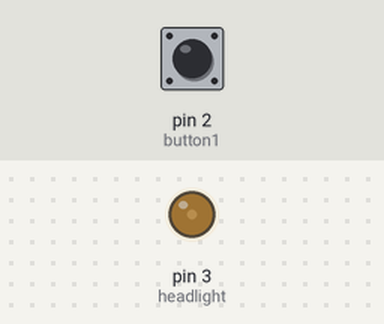
The sketch below on a simulated Arduino Uno, built with avr-gcc and run on an emulated ATmega328P. Shown: output pins drawn as LEDs (lit = HIGH). The inputs (shaded band) are chosen by the test bench; at power-on: pin 2 (button1) HIGH.

Above: at 1.2 s.
1.3 s: pin 2 (button1) pulled LOW for 1 s
At 1.46 s:
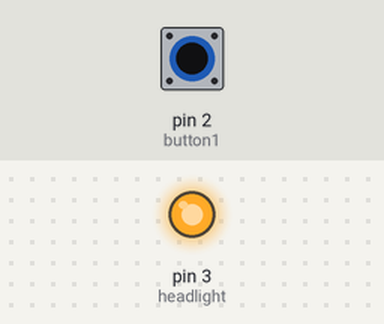
3.8 s: pin 2 (button1) pulled LOW for 3.2 s
At 4.28 s:
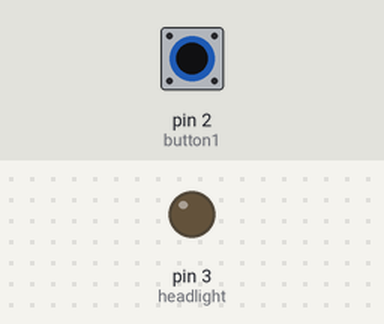
Timing chart, 0 to 8.5 s (numbered marks = the images above; inputs shaded):
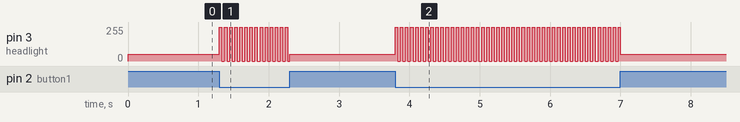

The sketch:

ButtonHeadlightBursts.ino
```cpp
const int headlight = 3;
const int button1 = 2;

unsigned long lastmillis = 0;
int period = 35;
int state = 0;


void setup()
{
    pinMode(headlight, OUTPUT);
    digitalWrite(headlight, LOW);

    pinMode(button1, INPUT_PULLUP);
}

void loop()
{
    if (button1Pressed()) {
        burst();
    }
    else {
        analogWrite(headlight, 50);
    }
}

bool button1Pressed() {
    return digitalRead(button1) == LOW;
}

void burst() {
    unsigned long currentmillis = millis();
    if (currentmillis - lastmillis > period) {
        state = 1 - state;
        digitalWrite(headlight, state);
        lastmillis = currentmillis;
    }
}
```

Measured:
- after the input at 1.3 s, pin 3 (headlight): 50/255 → 255/255 at once, then repeats every 0.07 s: 0/255 0.04 s, 255/255 0.04 s, until it stays 50/255 from 2.3 s
- after the input at 3.8 s, pin 3 (headlight): 50/255 → 255/255 at once, then repeats every 0.07 s: 0/255 0.04 s, 255/255 0.04 s, until it stays 50/255 from 7.0 s
